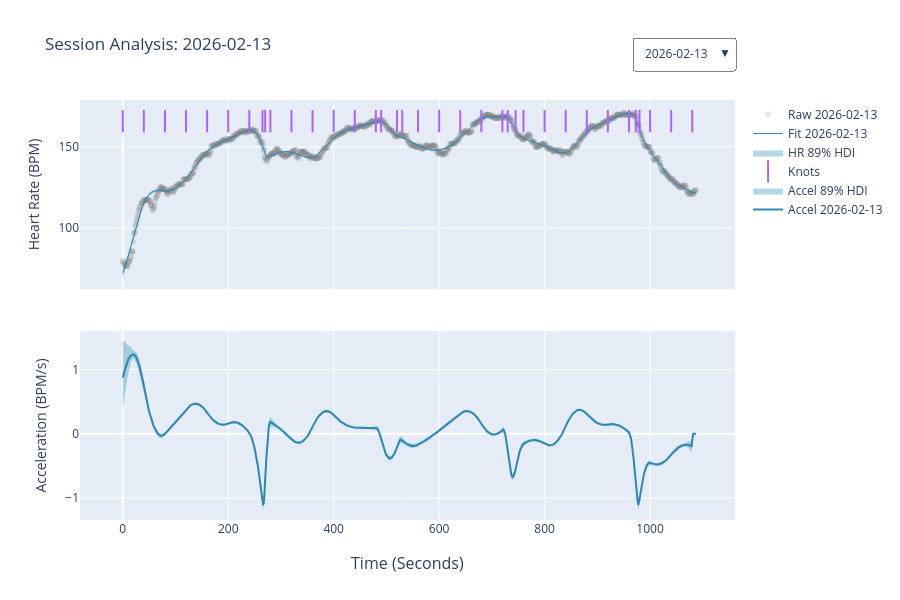

This figure's notebook cell:
### Code cell
create_date_selector_dashboard(report.sessions).show()

### Figure 1 — Plotly figure (JSON) as saved in the notebook; plotly's stock layout.template omitted (floating-point values rounded to 4 significant figures; data arrays with more than 128 entries replaced by an {"elided": "..."} marker saying what was removed)
{"data": [{"marker": {"color": "gray", "opacity": 0.2}, "mode": "markers", "name": "Raw 2026-02-13", "type": "scatter", "visible": true, "x": {"elided": "1088 float values"}, "xaxis": "x", "y": {"elided": "1088 int values"}, "yaxis": "y"}, {"line": {"color": "rgba(43, 137, 180, 1)", "width": 1}, "mode": "lines", "name": "Fit 2026-02-13", "type": "scatter", "visible": true, "x": {"elided": "1088 float values"}, "xaxis": "x", "y": {"elided": "1088 float values"}, "yaxis": "y"}, {"fill": "toself", "fillcolor": "rgba(43, 137, 180, 0.35)", "hoverinfo": "skip", "line": {"color": "rgba(255,255,255,0)"}, "name": "HR 89% HDI", "type": "scatter", "visible": true, "x": {"elided": "2176 float values"}, "xaxis": "x", "y": {"elided": "2176 float values"}, "yaxis": "y"}, {"marker": {"line": {"color": "black", "width": 2}, "size": 16, "symbol": "line-ns-open"}, "mode": "markers", "name": "Knots", "type": "scatter", "visible": true, "x": [0, 40, 80, 120, 160, 200, 240, 265, 270, 280, 320, 360, 400, 440, 480, 490, 520, 530, 560, 600, 640, 680, 720, 730, 745, 760, 800, 840, 880, 920, 960, 973, 980, 1000, 1040, 1080], "xaxis": "x", "y": [166.1, 166.1, 166.1, 166.1, 166.1, 166.1, 166.1, 166.1, 166.1, 166.1, 166.1, 166.1, 166.1, 166.1, 166.1, 166.1, 166.1, 166.1, 166.1, 166.1, 166.1, 166.1, 166.1, 166.1, 166.1, 166.1, 166.1, 166.1, 166.1, 166.1, 166.1, 166.1, 166.1, 166.1, 166.1, 166.1], "yaxis": "y"}, {"fill": "toself", "fillcolor": "rgba(43, 137, 180, 0.35)", "hoverinfo": "skip", "line": {"color": "rgba(255,255,255,0)"}, "name": "Accel 89% HDI", "type": "scatter", "visible": true, "x": {"elided": "2176 float values"}, "xaxis": "x2", "y": {"elided": "2176 float values"}, "yaxis": "y2"}, {"line": {"color": "rgba(43, 137, 180, 1)", "width": 2}, "mode": "lines", "name": "Accel 2026-02-13", "type": "scatter", "visible": true, "x": {"elided": "1088 float values"}, "xaxis": "x2", "y": {"elided": "1088 float values"}, "yaxis": "y2"}, {"marker": {"color": "gray", "opacity": 0.2}, "mode": "markers", "name": "Raw 2026-03-16", "type": "scatter", "visible": false, "x": {"elided": "1137 float values"}, "xaxis": "x", "y": {"elided": "1137 int values"}, "yaxis": "y"}, {"line": {"color": "rgba(43, 137, 180, 1)", "width": 1}, "mode": "lines", "name": "Fit 2026-03-16", "type": "scatter", "visible": false, "x": {"elided": "1137 float values"}, "xaxis": "x", "y": {"elided": "1137 float values"}, "yaxis": "y"}, {"fill": "toself", "fillcolor": "rgba(43, 137, 180, 0.35)", "hoverinfo": "skip", "line": {"color": "rgba(255,255,255,0)"}, "name": "HR 89% HDI", "type": "scatter", "visible": false, "x": {"elided": "2274 float values"}, "xaxis": "x", "y": {"elided": "2274 float values"}, "yaxis": "y"}, {"marker": {"line": {"color": "black", "width": 2}, "size": 16, "symbol": "line-ns-open"}, "mode": "markers", "name": "Knots", "type": "scatter", "visible": false, "x": [0, 40, 80, 120, 160, 200, 240, 250, 255, 270, 280, 320, 360, 400, 440, 480, 487, 490, 520, 560, 600, 640, 680, 720, 760, 800, 840, 850, 875, 880, 920, 960, 970, 980, 1000, 1040, 1080, 1120], "xaxis": "x", "y": [162.3, 162.3, 162.3, 162.3, 162.3, 162.3, 162.3, 162.3, 162.3, 162.3, 162.3, 162.3, 162.3, 162.3, 162.3, 162.3, 162.3, 162.3, 162.3, 162.3, 162.3, 162.3, 162.3, 162.3, 162.3, 162.3, 162.3, 162.3, 162.3, 162.3, 162.3, 162.3, 162.3, 162.3, 162.3, 162.3, 162.3, 162.3], "yaxis": "y"}, {"fill": "toself", "fillcolor": "rgba(43, 137, 180, 0.35)", "hoverinfo": "skip", "line": {"color": "rgba(255,255,255,0)"}, "name": "Accel 89% HDI", "type": "scatter", "visible": false, "x": {"elided": "2274 float values"}, "xaxis": "x2", "y": {"elided": "2274 float values"}, "yaxis": "y2"}, {"line": {"color": "rgba(43, 137, 180, 1)", "width": 2}, "mode": "lines", "name": "Accel 2026-03-16", "type": "scatter", "visible": false, "x": {"elided": "1137 float values"}, "xaxis": "x2", "y": {"elided": "1137 float values"}, "yaxis": "y2"}, {"marker": {"color": "gray", "opacity": 0.2}, "mode": "markers", "name": "Raw 2026-03-18", "type": "scatter", "visible": false, "x": {"elided": "1098 float values"}, "xaxis": "x", "y": {"elided": "1098 int values"}, "yaxis": "y"}, {"line": {"color": "rgba(43, 137, 180, 1)", "width": 1}, "mode": "lines", "name": "Fit 2026-03-18", "type": "scatter", "visible": false, "x": {"elided": "1098 float values"}, "xaxis": "x", "y": {"elided": "1098 float values"}, "yaxis": "y"}, {"fill": "toself", "fillcolor": "rgba(43, 137, 180, 0.35)", "hoverinfo": "skip", "line": {"color": "rgba(255,255,255,0)"}, "name": "HR 89% HDI", "type": "scatter", "visible": false, "x": {"elided": "2196 float values"}, "xaxis": "x", "y": {"elided": "2196 float values"}, "yaxis": "y"}, {"marker": {"line": {"color": "black", "width": 2}, "size": 16, "symbol": "line-ns-open"}, "mode": "markers", "name": "Knots", "type": "scatter", "visible": false, "x": [0, 40, 80, 120, 160, 200, 240, 280, 320, 360, 400, 440, 480, 520, 560, 600, 640, 680, 720, 760, 800, 840, 880, 920, 960, 1000, 1040, 1080], "xaxis": "x", "y": [159.5, 159.5, 159.5, 159.5, 159.5, 159.5, 159.5, 159.5, 159.5, 159.5, 159.5, 159.5, 159.5, 159.5, 159.5, 159.5, 159.5, 159.5, 159.5, 159.5, 159.5, 159.5, 159.5, 159.5, 159.5, 159.5, 159.5, 159.5], "yaxis": "y"}, {"fill": "toself", "fillcolor": "rgba(43, 137, 180, 0.35)", "hoverinfo": "skip", "line": {"color": "rgba(255,255,255,0)"}, "name": "Accel 89% HDI", "type": "scatter", "visible": false, "x": {"elided": "2196 float values"}, "xaxis": "x2", "y": {"elided": "2196 float values"}, "yaxis": "y2"}, {"line": {"color": "rgba(43, 137, 180, 1)", "width": 2}, "mode": "lines", "name": "Accel 2026-03-18", "type": "scatter", "visible": false, "x": {"elided": "1098 float values"}, "xaxis": "x2", "y": {"elided": "1098 float values"}, "yaxis": "y2"}], "layout": {"annotations": [{"font": {"size": 16}, "showarrow": false, "text": "Time (Seconds)", "x": 0.5, "xanchor": "center", "xref": "paper", "y": 0, "yanchor": "top", "yref": "paper", "yshift": -30}], "height": 600, "hovermode": "x unified", "title": {"text": "Session Analysis: 2026-02-13", "x": 0.05, "xanchor": "left"}, "updatemenus": [{"active": 0, "bgcolor": "rgba(255, 255, 255, 0.8)", "bordercolor": "gray", "borderwidth": 1, "buttons": [{"args": [{"visible": [true, true, true, true, true, true, false, false, false, false, false, false, false, false, false, false, false, false]}, {"title": "Session Analysis: 2026-02-13"}], "label": "2026-02-13", "method": "update"}, {"args": [{"visible": [false, false, false, false, false, false, true, true, true, true, true, true, false, false, false, false, false, false]}, {"title": "Session Analysis: 2026-03-16"}], "label": "2026-03-16", "method": "update"}, {"args": [{"visible": [false, false, false, false, false, false, false, false, false, false, false, false, true, true, true, true, true, true]}, {"title": "Session Analysis: 2026-03-18"}], "label": "2026-03-18", "method": "update"}], "x": 1, "xanchor": "right", "y": 1.15, "yanchor": "top"}], "xaxis": {"anchor": "y", "domain": [0, 1], "matches": "x2", "showticklabels": false}, "xaxis2": {"anchor": "y2", "domain": [0, 1]}, "yaxis": {"anchor": "x", "domain": [0.55, 1], "title": {"text": "Heart Rate (BPM)"}}, "yaxis2": {"anchor": "x2", "domain": [0, 0.45], "title": {"text": "Acceleration (BPM/s)"}}}}
